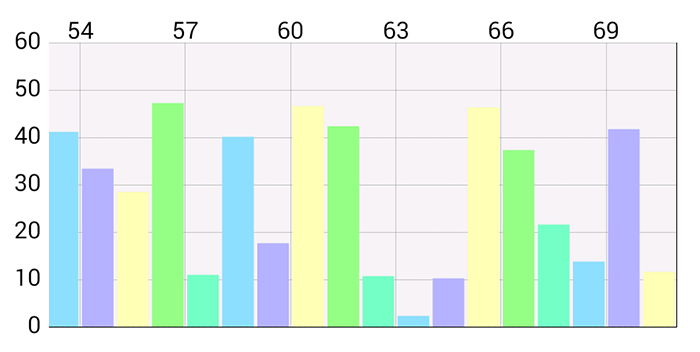
#> input picture vissem/VOR/data/Images from subject programs/MPAndroidChart barchart.png, 700 x 352 px
$ python -i ImageExtract.py   (imports and definitions only)
#> lines starting #> are read from the running program, lines starting #| are printed output that depends on the picture; after the words box and inside, x2 and y2 are one past the last pixel; in counts of white or black regions, pixels touching at a corner belong together
#> further down, picture is the input picture: shape (352, 700, 3); mean B, G, R 231.2, 239.9, 225

import cv2

# 將輸入圖像分割為 ROI感兴趣区域
# 將圖像轉換為灰度、應用閾值、輪廓和邊界框。
def extract_elements(image):
    gray = cv2.cvtColor(image, cv2.COLOR_BGR2GRAY)
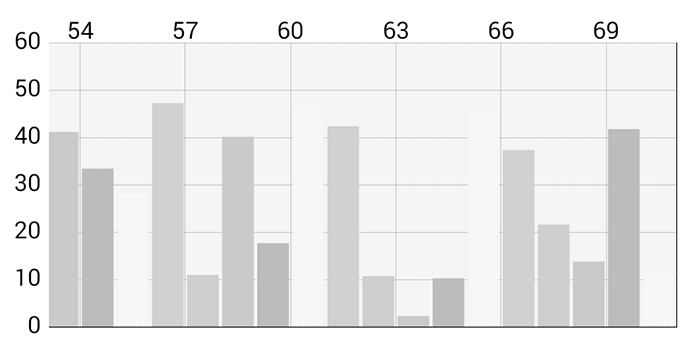
#> gray: shape (352, 700); min 0, max 255, mean 234.6
    # 灰度grayscale
    _, thresh = cv2.threshold(gray, 150, 255, cv2.THRESH_BINARY_INV)
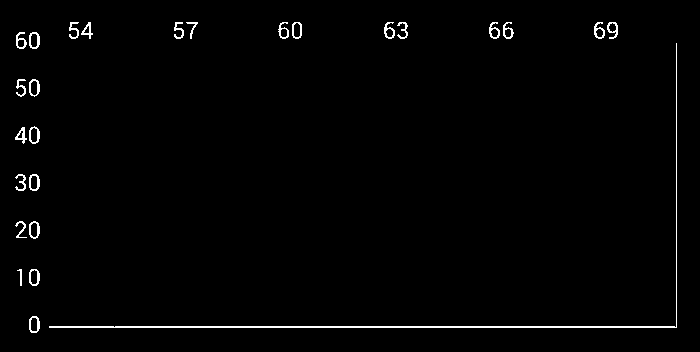
#> thresh: shape (352, 700); 1.4% white in thin lines or dots, all inside (x1, y1, x2, y2) = (15, 22, 677, 333)
    # 閾值threshold
    kernel = cv2.getStructuringElement(cv2.MORPH_CROSS, (3, 3))
    dilated = cv2.dilate(thresh, kernel, iterations=13)
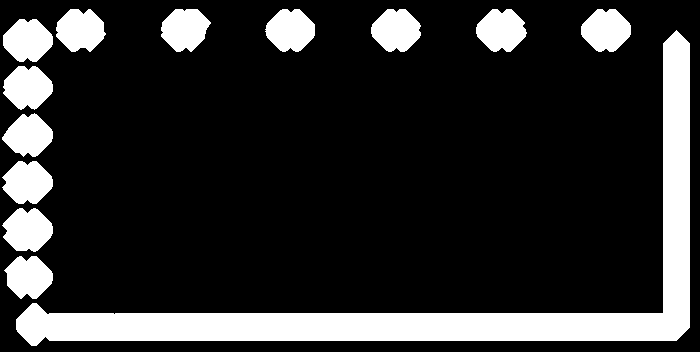
#> dilated: shape (352, 700); 18.4% white; 13 white regions
    # 膨胀函数dilate
    contours, hierarchy = cv2.findContours(dilated, cv2.RETR_EXTERNAL, cv2.CHAIN_APPROX_NONE)
#> contours = 13 contours; largest, box (x1, y1, x2, y2) and area: (16, 30, 690, 346) 25378, (2, 208, 53, 252) 1562, (2, 161, 53, 204) 1540, (371, 9, 421, 52) 1536, (476, 9, 527, 52) 1536
    # 使用轮廓判别法get contours
    # 对于发现的每个轮廓，在图上画一个矩形围绕它

    bboxes = []
    idx = 0

    # 然后把矩形的数值计算出来，即得到他们的roi
    for cnt in contours:
        idx += 1
        x, y, w, h = cv2.boundingRect(cnt)
        bboxes.append([x, y, w, h])
#> this loop made 13 passes
#> (x, y, w, h) on passes 1 to 12: (4, 256, 49, 43), (2, 208, 51, 44), (2, 161, 51, 43), (2, 113, 51, 44), (3, 66, 50, 44), (16, 30, 674, 316), (3, 19, 50, 43), (581, 9, 50, 43), (476, 9, 51, 43), (371, 9, 50, 43), (265, 9, 50, 43), (161, 9, 50, 43)
#> after the loop, bboxes = [[4, 256, 49, 43], [2, 208, 51, 44], [2, 161, 51, 43], [2, 113, 51, 44], [3, 66, 50, 44], [16, 30, 674, 316], [3, 19, 50, 43], [581, 9, 50, 43], [476, 9, 51, 43], [371, 9, 50, 43], [265, 9, 50, 43], [161, 9, 50, 43], [56, 9, 50, 43]]; idx = 13

    # print(bboxes)类似：[[43, 195, 116, 38], [44, 80, 108, 109], [102, 67, 58, 58], [25, 27, 144, 57]]
    return bboxes

>>> import cv2
>>> picture = cv2.imread('data/Images from subject programs/MPAndroidChart barchart.png')
>>> result = extract_elements(picture)
#> result has the same summary as bboxes in extract_elements
